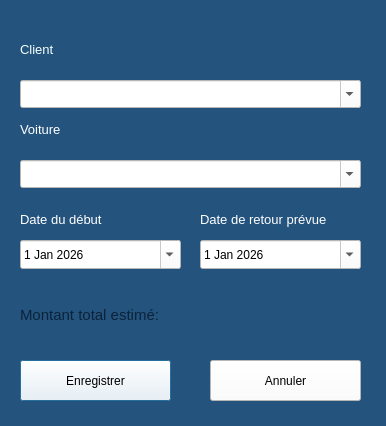
<?xml version="1.0" encoding="UTF-8"?>
<ui version="4.0">
 <class>locationsForm</class>
 <widget class="QDialog" name="locationsForm">
  <property name="geometry">
   <rect>
    <x>0</x>
    <y>0</y>
    <width>386</width>
    <height>426</height>
   </rect>
  </property>
  <property name="windowTitle">
   <string>Nouvelle location</string>
  </property>
  <property name="styleSheet">
   <string notr="true">background-color: rgb(36, 84, 126);</string>
  </property>
  <widget class="QComboBox" name="comboClient">
   <property name="geometry">
    <rect>
     <x>20</x>
     <y>80</y>
     <width>341</width>
     <height>28</height>
    </rect>
   </property>
   <property name="styleSheet">
    <string notr="true">background-color: rgb(255, 255, 255);</string>
   </property>
   <property name="editable">
    <bool>true</bool>
   </property>
   <property name="currentText">
    <string/>
   </property>
   <property name="placeholderText">
    <string>Sélectionner un client</string>
   </property>
  </widget>
  <widget class="QComboBox" name="comboVoiture">
   <property name="geometry">
    <rect>
     <x>20</x>
     <y>160</y>
     <width>341</width>
     <height>28</height>
    </rect>
   </property>
   <property name="styleSheet">
    <string notr="true">background-color: rgb(255, 255, 255);</string>
   </property>
   <property name="editable">
    <bool>true</bool>
   </property>
   <property name="currentText">
    <string/>
   </property>
   <property name="placeholderText">
    <string>Sélectionner une voiture</string>
   </property>
  </widget>
  <widget class="QDateEdit" name="dateDebut">
   <property name="geometry">
    <rect>
     <x>20</x>
     <y>240</y>
     <width>161</width>
     <height>29</height>
    </rect>
   </property>
   <property name="styleSheet">
    <string notr="true">background-color: rgb(255, 255, 255);</string>
   </property>
   <property name="calendarPopup">
    <bool>true</bool>
   </property>
   <property name="date">
    <date>
     <year>2026</year>
     <month>1</month>
     <day>1</day>
    </date>
   </property>
  </widget>
  <widget class="QDateEdit" name="dateFin">
   <property name="geometry">
    <rect>
     <x>200</x>
     <y>240</y>
     <width>161</width>
     <height>29</height>
    </rect>
   </property>
   <property name="styleSheet">
    <string notr="true">background-color: rgb(255, 255, 255);</string>
   </property>
   <property name="calendarPopup">
    <bool>true</bool>
   </property>
   <property name="date">
    <date>
     <year>2026</year>
     <month>1</month>
     <day>1</day>
    </date>
   </property>
  </widget>
  <widget class="QLabel" name="labelMontant">
   <property name="geometry">
    <rect>
     <x>20</x>
     <y>300</y>
     <width>351</width>
     <height>31</height>
    </rect>
   </property>
   <property name="text">
    <string>&lt;html&gt;&lt;head/&gt;&lt;body&gt;&lt;p&gt;&lt;span style=&quot; font-size:11pt; color:#0b223b;&quot;&gt;Montant total estimé:&lt;/span&gt;&lt;/p&gt;&lt;/body&gt;&lt;/html&gt;</string>
   </property>
  </widget>
  <widget class="QPushButton" name="btnSave">
   <property name="geometry">
    <rect>
     <x>20</x>
     <y>360</y>
     <width>151</width>
     <height>41</height>
    </rect>
   </property>
   <property name="styleSheet">
    <string notr="true">background-color: rgb(255, 255, 255);</string>
   </property>
   <property name="text">
    <string>Enregistrer</string>
   </property>
  </widget>
  <widget class="QPushButton" name="btnAnnuler">
   <property name="geometry">
    <rect>
     <x>210</x>
     <y>360</y>
     <width>151</width>
     <height>41</height>
    </rect>
   </property>
   <property name="styleSheet">
    <string notr="true">background-color: rgb(255, 255, 255);</string>
   </property>
   <property name="text">
    <string>Annuler</string>
   </property>
  </widget>
  <widget class="QLabel" name="labelClient">
   <property name="geometry">
    <rect>
     <x>20</x>
     <y>40</y>
     <width>63</width>
     <height>20</height>
    </rect>
   </property>
   <property name="text">
    <string>&lt;html&gt;&lt;head/&gt;&lt;body&gt;&lt;p&gt;&lt;span style=&quot; font-size:10pt; color:#f4fffa;&quot;&gt;Client&lt;/span&gt;&lt;/p&gt;&lt;/body&gt;&lt;/html&gt;</string>
   </property>
  </widget>
  <widget class="QLabel" name="labelVoiture">
   <property name="geometry">
    <rect>
     <x>20</x>
     <y>120</y>
     <width>63</width>
     <height>20</height>
    </rect>
   </property>
   <property name="text">
    <string>&lt;html&gt;&lt;head/&gt;&lt;body&gt;&lt;p&gt;&lt;span style=&quot; font-size:10pt; color:#ffffff;&quot;&gt;Voiture&lt;/span&gt;&lt;/p&gt;&lt;/body&gt;&lt;/html&gt;</string>
   </property>
  </widget>
  <widget class="QLabel" name="labelDateDebut">
   <property name="geometry">
    <rect>
     <x>20</x>
     <y>210</y>
     <width>151</width>
     <height>20</height>
    </rect>
   </property>
   <property name="text">
    <string>&lt;html&gt;&lt;head/&gt;&lt;body&gt;&lt;p&gt;&lt;span style=&quot; font-size:10pt; color:#ffffff;&quot;&gt;Date du début&lt;/span&gt;&lt;/p&gt;&lt;/body&gt;&lt;/html&gt;</string>
   </property>
  </widget>
  <widget class="QLabel" name="labelDateFin">
   <property name="geometry">
    <rect>
     <x>200</x>
     <y>210</y>
     <width>171</width>
     <height>20</height>
    </rect>
   </property>
   <property name="text">
    <string>&lt;html&gt;&lt;head/&gt;&lt;body&gt;&lt;p&gt;&lt;span style=&quot; font-size:10pt; color:#ffffff;&quot;&gt;Date de retour prévue&lt;/span&gt;&lt;/p&gt;&lt;/body&gt;&lt;/html&gt;</string>
   </property>
  </widget>
 </widget>
 <resources/>
 <connections/>
</ui>
